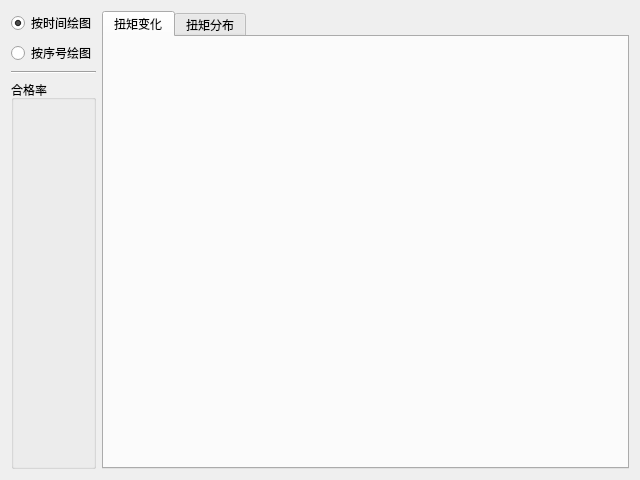
<?xml version="1.0" encoding="UTF-8"?>
<ui version="4.0">
 <class>Form</class>
 <widget class="QWidget" name="Form">
  <property name="geometry">
   <rect>
    <x>0</x>
    <y>0</y>
    <width>640</width>
    <height>480</height>
   </rect>
  </property>
  <property name="sizePolicy">
   <sizepolicy hsizetype="Expanding" vsizetype="Expanding">
    <horstretch>0</horstretch>
    <verstretch>0</verstretch>
   </sizepolicy>
  </property>
  <property name="windowTitle">
   <string>Form</string>
  </property>
  <layout class="QHBoxLayout" name="horizontalLayout">
   <item>
    <layout class="QVBoxLayout" name="verticalLayout">
     <item>
      <widget class="QRadioButton" name="radioButtonByTime">
       <property name="sizePolicy">
        <sizepolicy hsizetype="Fixed" vsizetype="Fixed">
         <horstretch>0</horstretch>
         <verstretch>0</verstretch>
        </sizepolicy>
       </property>
       <property name="text">
        <string>按时间绘图</string>
       </property>
       <property name="checked">
        <bool>true</bool>
       </property>
      </widget>
     </item>
     <item>
      <widget class="QRadioButton" name="radioButtonByCount">
       <property name="sizePolicy">
        <sizepolicy hsizetype="Fixed" vsizetype="Fixed">
         <horstretch>0</horstretch>
         <verstretch>0</verstretch>
        </sizepolicy>
       </property>
       <property name="text">
        <string>按序号绘图</string>
       </property>
      </widget>
     </item>
     <item>
      <widget class="Line" name="line">
       <property name="orientation">
        <enum>Qt::Horizontal</enum>
       </property>
      </widget>
     </item>
     <item>
      <widget class="QGroupBox" name="groupBoxQualification">
       <property name="title">
        <string>合格率</string>
       </property>
      </widget>
     </item>
    </layout>
   </item>
   <item>
    <widget class="QTabWidget" name="tabWidget">
     <property name="currentIndex">
      <number>0</number>
     </property>
     <widget class="QWidget" name="tab_torque_var">
      <attribute name="title">
       <string>扭矩变化</string>
      </attribute>
     </widget>
     <widget class="QWidget" name="tab_torque_dis">
      <attribute name="title">
       <string>扭矩分布</string>
      </attribute>
      <layout class="QHBoxLayout" name="horizontalLayout_2">
       <item>
        <widget class="QGroupBox" name="groupBoxSpindleID">
         <property name="title">
          <string>拧紧枪号</string>
         </property>
        </widget>
       </item>
       <item>
        <widget class="QGroupBox" name="groupBoxMean">
         <property name="title">
          <string>均值</string>
         </property>
        </widget>
       </item>
       <item>
        <widget class="QGroupBox" name="groupBoxStd">
         <property name="title">
          <string>标准差</string>
         </property>
        </widget>
       </item>
       <item>
        <widget class="QGroupBox" name="groupBoxKurt">
         <property name="title">
          <string>峰度</string>
         </property>
        </widget>
       </item>
       <item>
        <widget class="QGroupBox" name="groupBoxSkew">
         <property name="title">
          <string>偏度</string>
         </property>
        </widget>
       </item>
      </layout>
     </widget>
    </widget>
   </item>
  </layout>
 </widget>
 <resources/>
 <connections/>
</ui>
